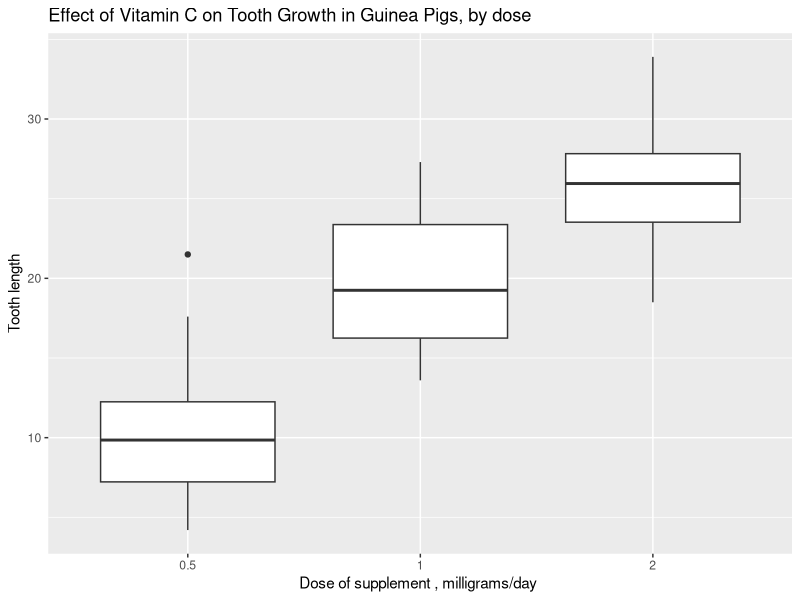
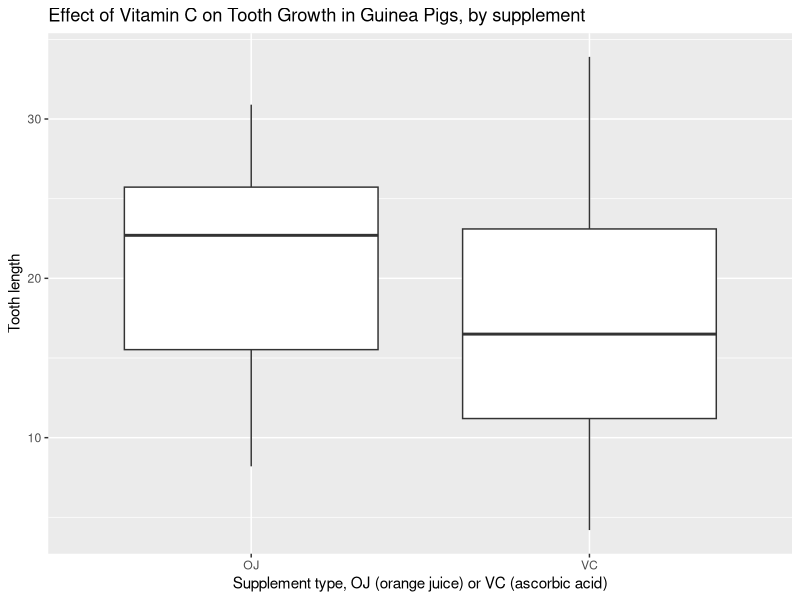
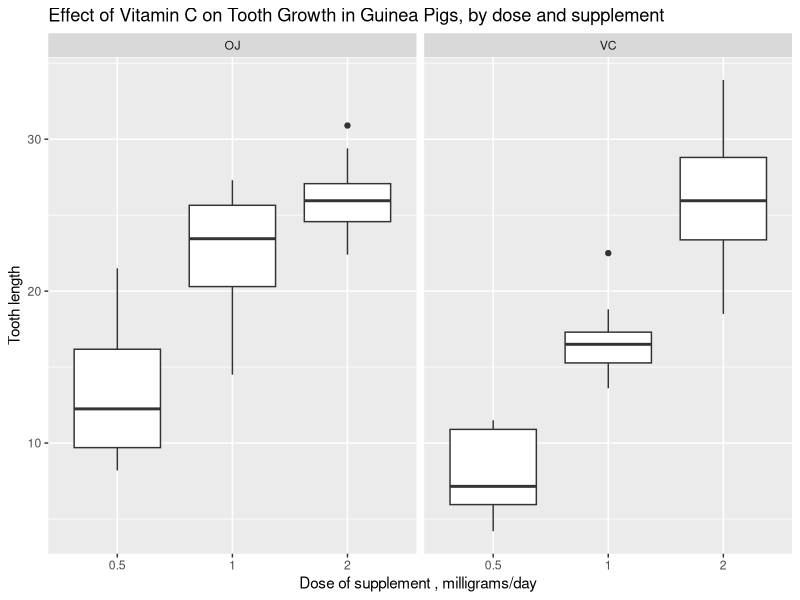

Write R code to recreate these figures, in order.
## ---- chunk 1
library(tidyverse)
## ---- chunk 2
dataset <- as_tibble(ToothGrowth)
str(dataset)
## ---- chunk 3
dataset_f <- mutate(dataset, dose = as.factor(dose))
table(dataset_f$supp, dataset_f$dose)
group_by(dataset_f, dose) %>%
    summarise(len = mean(len))
group_by(dataset_f, supp) %>%
    summarise(len = mean(len))
## ---- chunk 4
g <- ggplot(data = dataset_f, mapping = aes(y = len)) +
    labs(y = "Tooth length", 
         title = "Effect of Vitamin C on Tooth Growth in Guinea Pigs")
g + geom_boxplot(mapping = aes(x = dose)) +
    labs(x = "Dose of supplement , milligrams/day ",
         title = "Effect of Vitamin C on Tooth Growth in Guinea Pigs, by dose")
g + geom_boxplot(mapping = aes(x = supp)) +
    labs(x = "Supplement type, OJ (orange juice) or VC (ascorbic acid)",
         title = "Effect of Vitamin C on Tooth Growth in Guinea Pigs, by supplement")
g + geom_boxplot(mapping = aes(x = dose)) +
    facet_wrap(~ supp) +
    labs(x = "Dose of supplement , milligrams/day ",
         title = "Effect of Vitamin C on Tooth Growth in Guinea Pigs, by dose and supplement")
